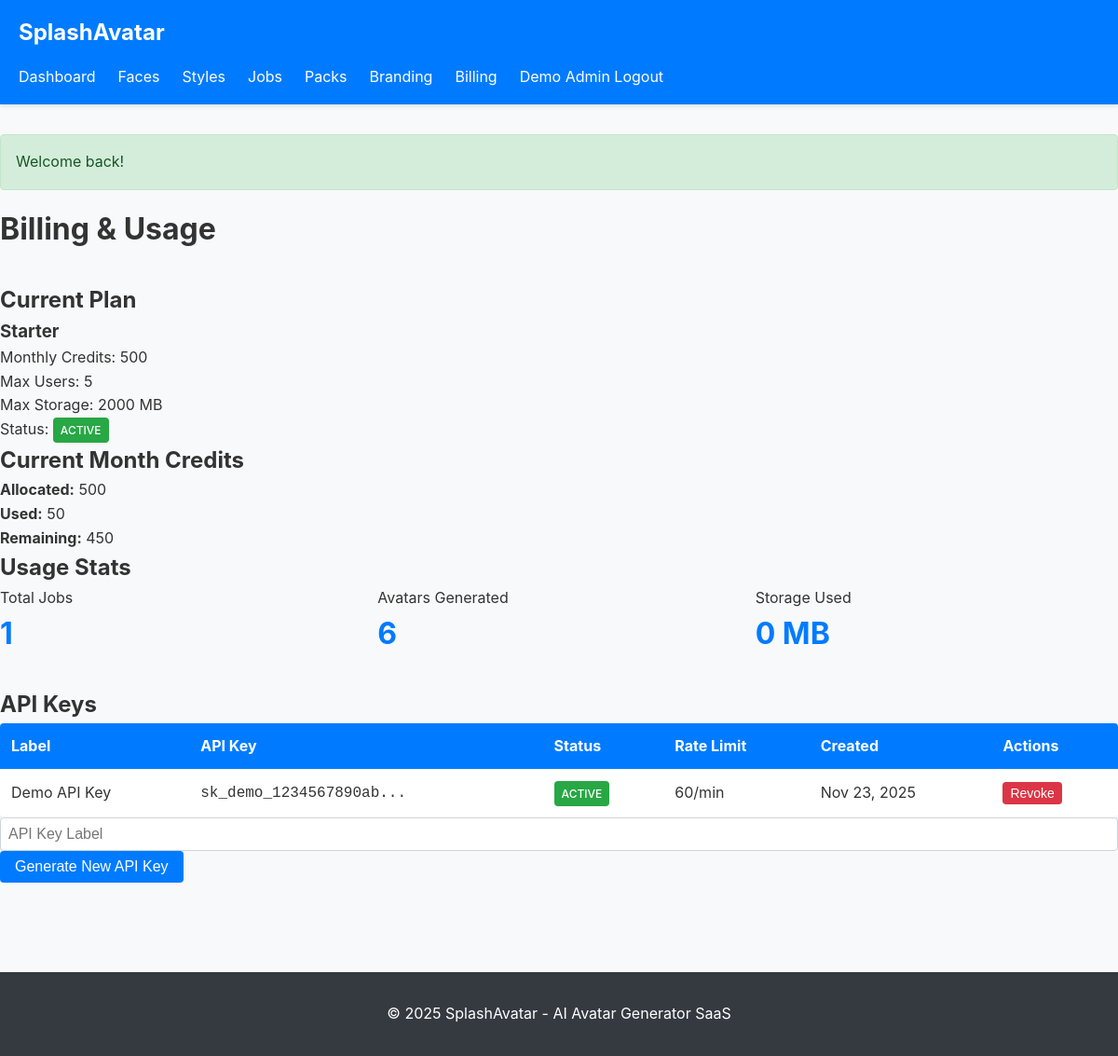
Page /billing (signed in) on the committed database.
### tables this page shows
CREATE TABLE `tenant_subscriptions` (
  `id` int(11) UNSIGNED NOT NULL AUTO_INCREMENT,
  `tenant_id` int(11) UNSIGNED NOT NULL,
  `plan_id` int(11) UNSIGNED NOT NULL,
  `status` enum('trialing','active','past_due','canceled') NOT NULL DEFAULT 'active',
  `start_date` date NOT NULL,
  `end_date` date NULL,
  `renewal_date` date NULL,
  `created_at` datetime NOT NULL,
  `updated_at` datetime NOT NULL,
  PRIMARY KEY (`id`),
  KEY `idx_tenant_id` (`tenant_id`),
  KEY `idx_plan_id` (`plan_id`),
  KEY `idx_status` (`status`),
  FOREIGN KEY (`tenant_id`) REFERENCES `tenants`(`id`) ON DELETE CASCADE,
  FOREIGN KEY (`plan_id`) REFERENCES `plans`(`id`) ON DELETE CASCADE
);

CREATE TABLE `plans` (
  `id` int(11) UNSIGNED NOT NULL AUTO_INCREMENT,
  `name` varchar(255) NOT NULL,
  `price_monthly` decimal(10,2) NOT NULL DEFAULT 0.00,
  `price_yearly` decimal(10,2) NOT NULL DEFAULT 0.00,
  `monthly_credits` int(11) NOT NULL DEFAULT 0,
  `max_users` int(11) DEFAULT NULL,
  `max_storage_mb` int(11) DEFAULT NULL,
  `features_json` text NULL,
  `is_active` tinyint(1) NOT NULL DEFAULT 1,
  `created_at` datetime NOT NULL,
  `updated_at` datetime NOT NULL,
  PRIMARY KEY (`id`)
);

CREATE TABLE `tenant_credits` (
  `id` int(11) UNSIGNED NOT NULL AUTO_INCREMENT,
  `tenant_id` int(11) UNSIGNED NOT NULL,
  `month` varchar(7) NOT NULL COMMENT 'YYYY-MM format',
  `credits_allocated` int(11) NOT NULL DEFAULT 0,
  `credits_used` int(11) NOT NULL DEFAULT 0,
  `credits_remaining` int(11) NOT NULL DEFAULT 0,
  `created_at` datetime NOT NULL,
  `updated_at` datetime NOT NULL,
  PRIMARY KEY (`id`),
  UNIQUE KEY `idx_tenant_month` (`tenant_id`, `month`),
  KEY `idx_month` (`month`),
  FOREIGN KEY (`tenant_id`) REFERENCES `tenants`(`id`) ON DELETE CASCADE
);

CREATE TABLE `tenant_api_keys` (
  `id` int(11) UNSIGNED NOT NULL AUTO_INCREMENT,
  `tenant_id` int(11) UNSIGNED NOT NULL,
  `api_key` varchar(100) NOT NULL UNIQUE,
  `label` varchar(255) NOT NULL,
  `is_active` tinyint(1) NOT NULL DEFAULT 1,
  `rate_limit_per_minute` int(11) NOT NULL DEFAULT 60,
  `created_at` datetime NOT NULL,
  `updated_at` datetime NOT NULL,
  PRIMARY KEY (`id`),
  UNIQUE KEY `idx_api_key` (`api_key`),
  KEY `idx_tenant_id` (`tenant_id`),
  KEY `idx_is_active` (`is_active`),
  FOREIGN KEY (`tenant_id`) REFERENCES `tenants`(`id`) ON DELETE CASCADE
);

### app/core/Controller.php (called while the page is built, shortened)
<?php
class Controller {
    protected function view($viewPath, $data = []) {
        $view = new View();
        return $view->render($viewPath, $data);
    }
}

### app/controllers/BillingController.php (called while the page is built, shortened)
<?php
class BillingController extends Controller {
    public function index() {
        $tenantId = Auth::tenantId();
        $tenantModel = new Tenant();
        $subscription = $tenantModel->getActiveSubscription($tenantId);
        $usageHelper = new UsageHelper();
        $credits = $usageHelper->getCurrentMonthCredits($tenantId);
        $stats = $usageHelper->getUsageStats($tenantId);
        $creditModel = new TenantCredit();
        $creditHistory = $creditModel->getHistory($tenantId, 12);
        $planModel = new Plan();
        $plans = $planModel->getAllActive();
        $apiKeyModel = new TenantApiKey();
        $apiKeys = $apiKeyModel->getByTenant($tenantId);
        return $this->view('billing/index', [
            'title' => 'Billing & Usage',
            'subscription' => $subscription,
            'credits' => $credits,
            'stats' => $stats,
            'creditHistory' => $creditHistory,
            'plans' => $plans,
            'apiKeys' => $apiKeys,
        ]);
    }
}

### public/index.php (called while the page is built, shortened)
<?php
spl_autoload_register(function ($class) {
    $paths = [
        __DIR__ . '/../app/core/' . $class . '.php',
        __DIR__ . '/../app/models/' . $class . '.php',
        __DIR__ . '/../app/controllers/' . $class . '.php',
        __DIR__ . '/../app/helpers/' . $class . '.php',
        __DIR__ . '/../app/middleware/' . $class . '.php',
    ];
    foreach ($paths as $path) {
        if (file_exists($path)) {
            return;
        }
    }
});
$config = require __DIR__ . '/../config/config.php';
$router = new Router();
try {
    $router->dispatch();
} catch (Exception $e) {
    error_log('Application error: ' . $e->getMessage());
    if ($config['app_debug']) {
        echo '<h1>Application Error</h1>';
        echo '<p>' . htmlspecialchars($e->getMessage()) . '</p>';
        echo '<pre>' . htmlspecialchars($e->getTraceAsString()) . '</pre>';
    } else {
        echo '<h1>500 Internal Server Error</h1>';
        echo '<p>An error occurred. Please try again later.</p>';
    }
}

### app/core/Database.php (called while the page is built, shortened)
<?php
class Database {
    private static $instance = null;
    private $pdo;
    private function __construct() {
        $config = require __DIR__ . '/../../config/config.php';
        $dsn = "mysql:host={$config['db_host']};dbname={$config['db_name']};charset=utf8mb4";
        $options = [
            PDO::ATTR_ERRMODE => PDO::ERRMODE_EXCEPTION,
            PDO::ATTR_DEFAULT_FETCH_MODE => PDO::FETCH_ASSOC,
            PDO::ATTR_EMULATE_PREPARES => false,
        ];
        try {
            $this->pdo = new PDO($dsn, $config['db_user'], $config['db_pass'], $options);
        } catch (PDOException $e) {
            error_log('Database connection failed: ' . $e->getMessage());
            throw new Exception('Database connection failed');
        }
    }
    public static function getInstance() {
        if (self::$instance === null) {
            self::$instance = new self();
        }
        return self::$instance;
    }
    public function query($sql, $params = []) {
        try {
            $stmt = $this->pdo->prepare($sql);
            $stmt->execute($params);
            return $stmt;
        } catch (PDOException $e) {
            error_log('Query failed: ' . $e->getMessage() . ' | SQL: ' . $sql);
            throw $e;
        }
    }
    public function fetch($sql, $params = []) {
        $stmt = $this->query($sql, $params);
        return $stmt->fetch();
    }
    public function fetchAll($sql, $params = []) {
        $stmt = $this->query($sql, $params);
        return $stmt->fetchAll();
    }
}

### app/core/Session.php (called while the page is built, shortened)
<?php
class Session {
    public static function get($key, $default = null) {
        return isset($_SESSION[$key]) ? $_SESSION[$key] : $default;
    }
}

### app/core/Auth.php (called while the page is built, shortened)
<?php
class Auth {
    public static function tenantId() {
        return Session::get('tenant_id');
    }
}

### app/core/Model.php (called while the page is built, shortened)
<?php
class Model {
    public function __construct() {
        $this->db = Database::getInstance();
    }
}

### config/config.php (called while the page is built, shortened)
<?php
$envFile = __DIR__ . '/../.env';
return [
    'app_name' => $_ENV['APP_NAME'] ?? 'SplashAvatar',
    'app_env' => $_ENV['APP_ENV'] ?? 'production',
    'app_debug' => isset($_ENV['APP_DEBUG']) && $_ENV['APP_DEBUG'] === 'true',
    'db_host' => $_ENV['DB_HOST'] ?? 'localhost',
    'db_name' => $_ENV['DB_NAME'] ?? 'splashavatar',
    'db_user' => $_ENV['DB_USER'] ?? 'root',
    'db_pass' => $_ENV['DB_PASS'] ?? '',
    'app_url' => $_ENV['APP_URL'] ?? 'http://localhost',
    'timezone' => 'UTC',
];

### app/models/Tenant.php (called while the page is built, shortened)
<?php
class Tenant extends Model {
    public function getActiveSubscription($tenantId) {
        return $this->db->fetch(
            "SELECT ts.*, p.name as plan_name, p.monthly_credits, p.max_users, p.max_storage_mb
             FROM tenant_subscriptions ts
             JOIN plans p ON ts.plan_id = p.id
             WHERE ts.tenant_id = ? AND ts.status = 'active'
             ORDER BY ts.created_at DESC
             LIMIT 1",
            [$tenantId]
        );
    }
}

### app/helpers/UsageHelper.php (called while the page is built, shortened)
<?php
class UsageHelper {
    private $db;
    public function __construct() {
        $this->db = Database::getInstance();
    }
    public function getCurrentMonthCredits($tenantId) {
        $currentMonth = date('Y-m');
        $credits = $this->db->fetch(
            "SELECT * FROM tenant_credits WHERE tenant_id = ? AND month = ? LIMIT 1",
            [$tenantId, $currentMonth]
        );
        return $credits;
    }
    public function getStorageUsage($tenantId) {
        $uploadDir = __DIR__ . '/../../storage/uploads/';
        $tenantDir = $uploadDir . 'faces/' . $tenantId;
        $avatarDir = $uploadDir . 'avatars/' . $tenantId;
        $totalSize = 0;
        return $totalSize;
    }
    public function getUsageStats($tenantId, $startDate = null, $endDate = null) {
        if ($startDate === null) {
            $startDate = date('Y-m-01');
        }
        if ($endDate === null) {
            $endDate = date('Y-m-t');
        }
        $stats = [
            'total_jobs' => 0,
            'total_avatars' => 0,
            'credits_used' => 0,
            'storage_mb' => 0,
        ];
        $jobCount = $this->db->fetch(
            "SELECT COUNT(*) as count FROM avatar_jobs
             WHERE tenant_id = ? AND created_at BETWEEN ? AND ?",
            [$tenantId, $startDate, $endDate]
        );
        $stats['total_jobs'] = $jobCount['count'];
        $avatarCount = $this->db->fetch(
            "SELECT COUNT(*) as count FROM avatars
             WHERE tenant_id = ? AND created_at BETWEEN ? AND ?",
            [$tenantId, $startDate, $endDate]
        );
        $stats['total_avatars'] = $avatarCount['count'];
        $credits = $this->getCurrentMonthCredits($tenantId);
        $stats['credits_used'] = $credits['credits_used'];
        $stats['storage_mb'] = round($this->getStorageUsage($tenantId) / 1048576, 2);
        return $stats;
    }
}

### app/models/TenantCredit.php (called while the page is built, shortened)
<?php
class TenantCredit extends Model {
    public function getHistory($tenantId, $limit = 12) {
        return $this->db->fetchAll(
            "SELECT * FROM tenant_credits WHERE tenant_id = ? ORDER BY month DESC LIMIT ?",
            [$tenantId, $limit]
        );
    }
}

### app/models/TenantApiKey.php (called while the page is built, shortened)
<?php
class TenantApiKey extends Model {
    public function getByTenant($tenantId) {
        return $this->db->fetchAll(
            "SELECT * FROM tenant_api_keys WHERE tenant_id = ? ORDER BY created_at DESC",
            [$tenantId]
        );
    }
}

### app/core/Request.php (called while the page is built, shortened)
<?php
class Request {
    public static function method() {
        return $_SERVER['REQUEST_METHOD'];
    }
    public static function uri() {
        $uri = $_SERVER['REQUEST_URI'];
        $uri = parse_url($uri, PHP_URL_PATH);
        return $uri;
    }
}

### app/views/billing/index.php (the view, shortened to what this page needs)
<div class="page-header">
    <h1>Billing & Usage</h1>
</div>
<div class="billing-section">
    <h2>Current Plan</h2>
    <div class="plan-card">
        <h3><?php echo htmlspecialchars($subscription['plan_name'] ?? 'No active plan'); ?></h3>
        <p>Monthly Credits: <?php echo number_format($subscription['monthly_credits'] ?? 0); ?></p>
        <p>Max Users: <?php echo $subscription['max_users'] ?? 'Unlimited'; ?></p>
        <p>Max Storage: <?php echo $subscription['max_storage_mb'] ?? 'Unlimited'; ?> MB</p>
        <p>Status: <span class="badge badge-<?php echo $subscription['status'] ?? 'inactive'; ?>"><?php echo htmlspecialchars($subscription['status'] ?? 'inactive'); ?></span></p>
    </div>
</div>
<div class="billing-section">
    <h2>Current Month Credits</h2>
    <div class="credits-card">
        <p><strong>Allocated:</strong> <?php echo number_format($credits['credits_allocated']); ?></p>
        <p><strong>Used:</strong> <?php echo number_format($credits['credits_used']); ?></p>
        <p><strong>Remaining:</strong> <?php echo number_format($credits['credits_remaining']); ?></p>
    </div>
</div>
<div class="billing-section">
    <h2>Usage Stats</h2>
    <div class="stats-grid">
        <div class="stat-item">
            <p>Total Jobs</p>
            <p class="stat-value"><?php echo number_format($stats['total_jobs']); ?></p>
        </div>
        <div class="stat-item">
            <p>Avatars Generated</p>
            <p class="stat-value"><?php echo number_format($stats['total_avatars']); ?></p>
        </div>
        <div class="stat-item">
            <p>Storage Used</p>
            <p class="stat-value"><?php echo $stats['storage_mb']; ?> MB</p>
        </div>
    </div>
</div>
<div class="billing-section" id="api-keys">
    <h2>API Keys</h2>
    <?php if (!empty($apiKeys)): ?>
        <table class="table">
            <thead>
                <tr>
                    <th>Label</th>
                    <th>API Key</th>
                    <th>Status</th>
                    <th>Rate Limit</th>
                    <th>Created</th>
                    <th>Actions</th>
                </tr>
            </thead>
            <tbody>
                <?php foreach ($apiKeys as $key): ?>
                    <tr>
                        <td><?php echo htmlspecialchars($key['label']); ?></td>
                        <td><code><?php echo htmlspecialchars(substr($key['api_key'], 0, 20)); ?>...</code></td>
                        <td><span class="badge badge-<?php echo $key['is_active'] ? 'active' : 'inactive'; ?>"><?php echo $key['is_active'] ? 'Active' : 'Inactive'; ?></span></td>
                        <td><?php echo $key['rate_limit_per_minute']; ?>/min</td>
                        <td><?php echo date('M d, Y', strtotime($key['created_at'])); ?></td>
                        <td>
                            <?php if ($key['is_active']): ?>
                                <form action="/billing/revoke-key/<?php echo $key['id']; ?>" method="POST" style="display:inline;">
                                    <button type="submit" class="btn btn-sm btn-danger" onclick="return confirm('Revoke this API key?')">Revoke</button>
                                </form>
                            <?php endif; ?>
                        </td>
                    </tr>
                <?php endforeach; ?>
            </tbody>
        </table>
    <?php else: ?>
        <p>No API keys generated yet.</p>
    <?php endif; ?>
    <form action="/billing/generate-api-key" method="POST" class="api-key-form">
        <div class="form-inline">
            <input type="text" name="label" placeholder="API Key Label" class="form-control" required>
            <button type="submit" class="btn btn-primary">Generate New API Key</button>
        </div>
    </form>
</div>

### app/core/Router.php (shortened to what this page needs)
<?php
class Router {
    private $routes = [];
    private function addRoute($method, $uri, $action, $middlewares) {
        $this->routes[] = [
            'method' => $method,
            'uri' => $uri,
            'action' => $action,
            'middlewares' => $middlewares,
        ];
    }
    public function dispatch() {
        $requestUri = Request::uri();
        $requestMethod = Request::method();
        foreach ($this->routes as $route) {
            $pattern = $this->convertToPattern($route['uri']);
            if ($route['method'] === $requestMethod && preg_match($pattern, $requestUri, $matches)) {
                array_shift($matches);
                if (is_string($route['action'])) {
                    return $this->callControllerAction($route['action'], $matches);
                }
            }
        }
    }
    private function convertToPattern($uri) {
        $pattern = preg_replace('/\{([a-zA-Z0-9_]+)\}/', '([a-zA-Z0-9_-]+)', $uri);
        return '#^' . $pattern . '$#';
    }
    private function callControllerAction($action, $params) {
        list($controller, $method) = explode('@', $action);
        $controllerInstance = new $controller();
        return call_user_func_array([$controllerInstance, $method], $params);
    }
}

### rows in the picture
tenant_subscriptions: plan.name "Starter", plan.monthly_credits "500", plan.max_users "5", plan.max_storage_mb "2000", status "ACTIVE"
tenant_credits: credits_allocated "500", credits_used "50", credits_remaining "450"
tenant_api_keys: label "Demo API Key", api_key "sk_demo_1234567890ab", is_active "ACTIVE", rate_limit_per_minute "60", created_at "Nov 23, 2025"

### other values in the picture
$stats['total_jobs'] "1"
$stats['total_avatars'] "6"
$stats['storage_mb'] "0"
